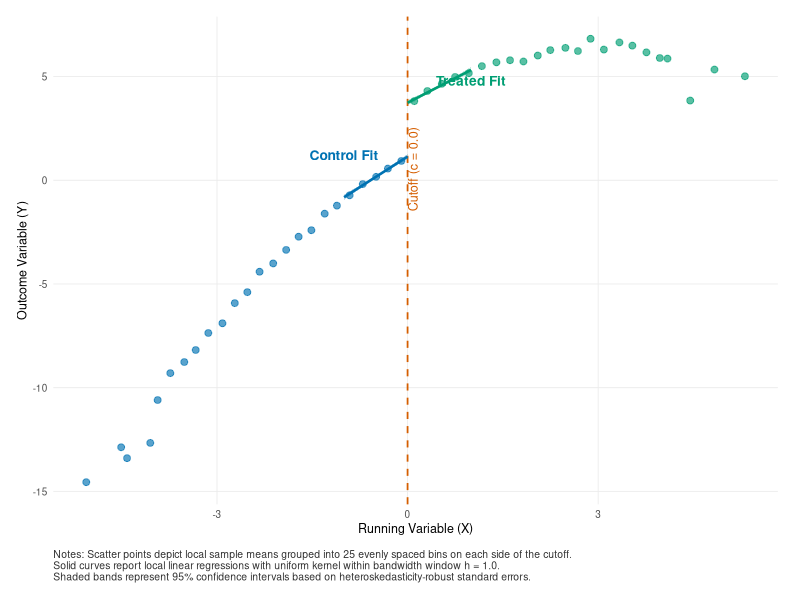
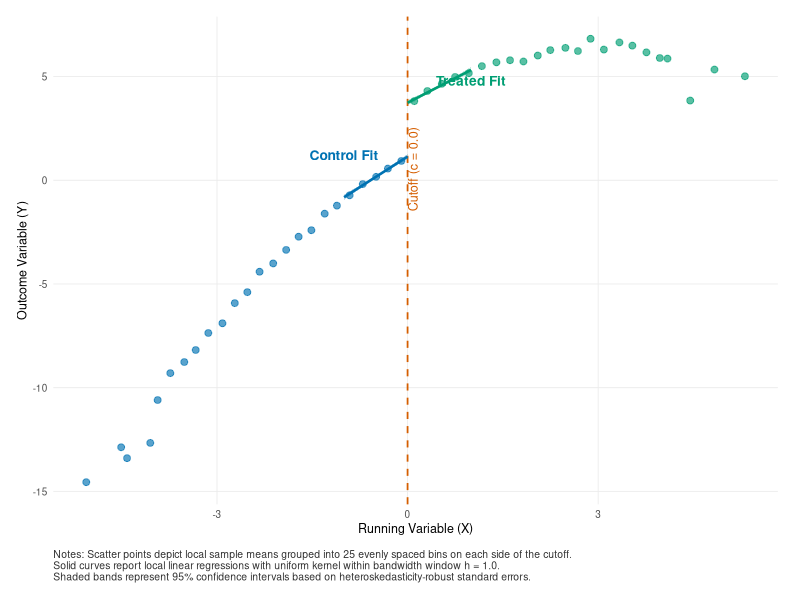
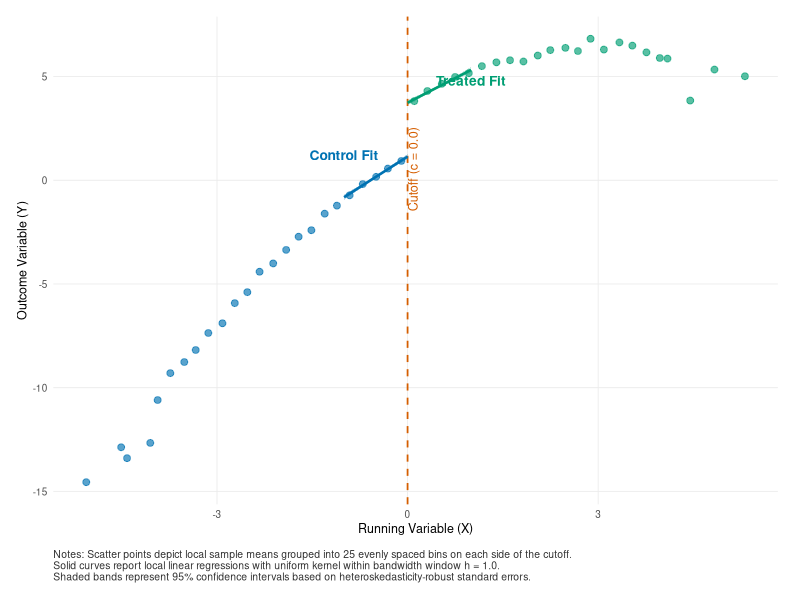

These figures' R source, in order:
# Publication-Grade Regression Discontinuity Plot (R / ggplot2)
# Adheres to Gastel & Day exhibit standards and Calonico, Cattaneo, and Titiunik (2014, 2015)
#
# Citations:
# - Calonico, S., M. D. Cattaneo, and R. Titiunik (2014). Robust Nonparametric Confidence Intervals
#   for Regression-Discontinuity Designs. Econometrica, 82(6), 2295-2326.
#   DOI: 10.3982/ECTA11757
# - Calonico, S., M. D. Cattaneo, and R. Titiunik (2015). Optimal Data-Driven Regression
#   Discontinuity Plots. Journal of the American Statistical Association, 110(512), 1753-1769.
#   DOI: 10.1080/01621459.2015.1017578

suppressPackageStartupMessages({
  library(ggplot2)
})

# 1. Simulate Synthetic Sharp RD Data
simulate_rd_data <- function(n = 2000, cutoff = 0, true_jump = 2.5, seed = 42) {
  set.seed(seed)
  x <- rnorm(n, mean = 0, sd = 1.5)
  d <- as.numeric(x >= cutoff)
  mu <- 1.2 + 1.8 * x - 0.3 * (x^2) + true_jump * d
  y <- mu + rnorm(n, mean = 0, sd = 0.8)
  data.frame(x = x, d = d, y = y)
}

# 2. Compute Binned Means
compute_rd_bins <- function(df, cutoff = 0, n_bins = 25) {
  df$side <- ifelse(df$x < cutoff, "left", "right")
  
  df_left <- subset(df, side == "left")
  df_right <- subset(df, side == "right")
  
  df_left$bin <- cut(df_left$x, breaks = n_bins)
  df_right$bin <- cut(df_right$x, breaks = n_bins)
  
  bins_left <- aggregate(cbind(x, y) ~ bin, data = df_left, FUN = mean)
  bins_left$side <- "left"
  
  bins_right <- aggregate(cbind(x, y) ~ bin, data = df_right, FUN = mean)
  bins_right$side <- "right"
  
  rbind(bins_left, bins_right)
}

# 3. Render Publication RD Exhibit
plot_rd_r <- function(df, bins_df, cutoff = 0, bandwidth = 1.0, out_pdf = "rd_plot_r.pdf", out_png = "rd_plot_r.png") {
  df_sub <- subset(df, abs(x - cutoff) <= bandwidth)
  
  p <- ggplot() +
    # Vertical cutoff threshold line
    geom_vline(xintercept = cutoff, linetype = "dashed", color = "#D55E00", linewidth = 0.6) +
    # Binned sample means
    geom_point(
      data = bins_df,
      aes(x = x, y = y, color = side),
      alpha = 0.65,
      size = 2.0
    ) +
    # Local linear fits
    geom_smooth(
      data = subset(df_sub, x < cutoff),
      aes(x = x, y = y),
      method = "lm",
      formula = y ~ x,
      color = "#0072B2",
      fill = "#0072B2",
      alpha = 0.20,
      linewidth = 0.9
    ) +
    geom_smooth(
      data = subset(df_sub, x >= cutoff),
      aes(x = x, y = y),
      method = "lm",
      formula = y ~ x,
      color = "#009E73",
      fill = "#009E73",
      alpha = 0.20,
      linewidth = 0.9
    ) +
    scale_color_manual(
      values = c("left" = "#0072B2", "right" = "#009E73"),
      labels = c("left" = "Below Cutoff", "right" = "Above Cutoff")
    ) +
    annotate("text", x = -1.0, y = 1.2, label = "Control Fit", color = "#0072B2", size = 3.5, fontface = "bold") +
    annotate("text", x = 1.0, y = 4.8, label = "Treated Fit", color = "#009E73", size = 3.5, fontface = "bold") +
    annotate("text", x = cutoff + 0.08, y = -1.5, label = "Cutoff (c = 0.0)", color = "#D55E00", size = 3.2, angle = 90, hjust = 0) +
    labs(
      x = "Running Variable (X)",
      y = "Outcome Variable (Y)",
      caption = paste(
        "Notes: Scatter points depict local sample means grouped into 25 evenly spaced bins on each side of the cutoff.",
        "Solid curves report local linear regressions with uniform kernel within bandwidth window h = 1.0.",
        "Shaded bands represent 95% confidence intervals based on heteroskedasticity-robust standard errors.",
        sep = "\n"
      )
    ) +
    theme_minimal(base_size = 9, base_family = "sans") +
    theme(
      legend.position = "none",
      panel.grid.minor = element_blank(),
      panel.grid.major = element_line(color = "#ebebeb", linewidth = 0.3),
      plot.caption = element_text(size = 7.5, color = "#333333", hjust = 0, margin = margin(t = 10)),
      plot.margin = margin(12, 16, 12, 12)
    )
  
  ggsave(out_pdf, plot = p, width = 7.2, height = 4.6, device = "pdf")
  ggsave(out_png, plot = p, width = 7.2, height = 4.6, dpi = 300)
  message(sprintf("RD plots saved to %s and %s", out_pdf, out_png))
  return(p)
}

main <- function() {
  args <- commandArgs(trailingOnly = FALSE)
  file_arg <- grep("^--file=", args, value = TRUE)
  if (length(file_arg) > 0) {
    script_dir <- dirname(normalizePath(sub("^--file=", "", file_arg[1]), winslash = "/"))
  } else {
    script_dir <- getwd()
  }
  
  df <- simulate_rd_data()
  binned <- compute_rd_bins(df)
  out_pdf <- file.path(script_dir, "rd_plot_r.pdf")
  out_png <- file.path(script_dir, "rd_plot_r.png")
  plot_rd_r(df, binned, cutoff = 0, bandwidth = 1.0, out_pdf = out_pdf, out_png = out_png)
}

if (!interactive()) {
  main()
}
